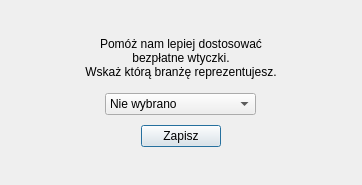
<?xml version="1.0" encoding="UTF-8"?>
<ui version="4.0">
 <class>Dialog</class>
 <widget class="QDialog" name="Dialog">
  <property name="geometry">
   <rect>
    <x>0</x>
    <y>0</y>
    <width>362</width>
    <height>185</height>
   </rect>
  </property>
  <property name="windowTitle">
   <string>Nowości EnviroSolutions - Wybór branży</string>
  </property>
  <layout class="QGridLayout" name="gridLayout">
   <item row="1" column="0" rowspan="2" colspan="2">
    <layout class="QGridLayout" name="gridLayout_2" rowminimumheight="0,0,0,0,0">
     <property name="bottomMargin">
      <number>6</number>
     </property>
     <property name="verticalSpacing">
      <number>10</number>
     </property>
     <item row="1" column="0">
      <spacer name="horizontalSpacer">
       <property name="orientation">
        <enum>Qt::Horizontal</enum>
       </property>
       <property name="sizeHint" stdset="0">
        <size>
         <width>10</width>
         <height>20</height>
        </size>
       </property>
      </spacer>
     </item>
     <item row="0" column="1">
      <spacer name="verticalSpacer_2">
       <property name="orientation">
        <enum>Qt::Vertical</enum>
       </property>
       <property name="sizeHint" stdset="0">
        <size>
         <width>20</width>
         <height>5</height>
        </size>
       </property>
      </spacer>
     </item>
     <item row="1" column="1">
      <widget class="QLabel" name="label">
       <property name="minimumSize">
        <size>
         <width>300</width>
         <height>50</height>
        </size>
       </property>
       <property name="text">
        <string>&lt;html&gt;&lt;head/&gt;&lt;body&gt;&lt;p align=&quot;center&quot;&gt;Pomóż nam lepiej dostosować&lt;br/&gt;bezpłatne wtyczki.&lt;br/&gt;Wskaż którą branżę reprezentujesz.&lt;/p&gt;&lt;/body&gt;&lt;/html&gt;</string>
       </property>
      </widget>
     </item>
     <item row="2" column="1" alignment="Qt::AlignHCenter|Qt::AlignVCenter">
      <widget class="QComboBox" name="comboBox">
       <property name="layoutDirection">
        <enum>Qt::LeftToRight</enum>
       </property>
       <property name="locale">
        <locale language="Polish" country="Poland"/>
       </property>
       <property name="editable">
        <bool>false</bool>
       </property>
       <item>
        <property name="text">
         <string>Nie wybrano</string>
        </property>
       </item>
       <item>
        <property name="text">
         <string>Energetyka/OZE</string>
        </property>
       </item>
       <item>
        <property name="text">
         <string>Urząd</string>
        </property>
       </item>
       <item>
        <property name="text">
         <string>Transport/Drogi</string>
        </property>
       </item>
       <item>
        <property name="text">
         <string>Planowanie/Geodezja</string>
        </property>
       </item>
       <item>
        <property name="text">
         <string>WodKan</string>
        </property>
       </item>
       <item>
        <property name="text">
         <string>Środowisko</string>
        </property>
       </item>
       <item>
        <property name="text">
         <string>Rolnictwo/Leśnictwo</string>
        </property>
       </item>
       <item>
        <property name="text">
         <string>Telkom</string>
        </property>
       </item>
       <item>
        <property name="text">
         <string>Edukacja</string>
        </property>
       </item>
       <item>
        <property name="text">
         <string>Inne</string>
        </property>
       </item>
       <item>
        <property name="text">
         <string>IT</string>
        </property>
       </item>
       <item>
        <property name="text">
         <string>Nieruchomości</string>
        </property>
       </item>
      </widget>
     </item>
     <item row="4" column="1">
      <spacer name="verticalSpacer">
       <property name="orientation">
        <enum>Qt::Vertical</enum>
       </property>
       <property name="sizeHint" stdset="0">
        <size>
         <width>20</width>
         <height>5</height>
        </size>
       </property>
      </spacer>
     </item>
     <item row="1" column="2">
      <spacer name="horizontalSpacer_2">
       <property name="orientation">
        <enum>Qt::Horizontal</enum>
       </property>
       <property name="sizeHint" stdset="0">
        <size>
         <width>10</width>
         <height>20</height>
        </size>
       </property>
      </spacer>
     </item>
     <item row="3" column="1">
      <layout class="QGridLayout" name="gridLayout_3">
       <item row="0" column="0">
        <spacer name="horizontalSpacer_3">
         <property name="orientation">
          <enum>Qt::Horizontal</enum>
         </property>
         <property name="sizeHint" stdset="0">
          <size>
           <width>20</width>
           <height>20</height>
          </size>
         </property>
        </spacer>
       </item>
       <item row="0" column="1">
        <widget class="QPushButton" name="pushButton">
         <property name="text">
          <string>Zapisz</string>
         </property>
        </widget>
       </item>
       <item row="0" column="2">
        <spacer name="horizontalSpacer_4">
         <property name="orientation">
          <enum>Qt::Horizontal</enum>
         </property>
         <property name="sizeHint" stdset="0">
          <size>
           <width>20</width>
           <height>20</height>
          </size>
         </property>
        </spacer>
       </item>
      </layout>
     </item>
    </layout>
   </item>
  </layout>
 </widget>
 <resources/>
 <connections/>
</ui>
